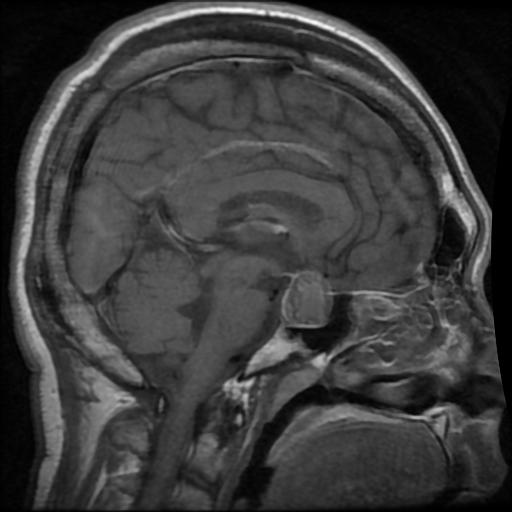
#> input picture data/mri_dataset/test_images/mri_001.jpg, 512 x 512 px
$ python -i roi_adaptive_embedding.py   (imports and definitions only)
#> lines starting #> are read from the running program, lines starting #| are printed output that depends on the picture; after the words box and inside, x2 and y2 are one past the last pixel; in counts of white or black regions, pixels touching at a corner belong together
#> further down, picture is the input picture: shape (512, 512, 3); min 0, max 255, mean 59.3
#!/usr/bin/env python3
"""
ROI-Adaptive Embedding Module for MRI Images

This module provides Region of Interest (ROI) adaptive embedding functionality:
1. Automatic segmentation of diagnostic regions in MRI
2. Safe area identification for steganographic embedding
3. Adaptive embedding that avoids critical diagnostic areas
4. Multiple segmentation methods (intensity-based, morphological, deep learning-like)
5. Quality assessment for diagnostic preservation
"""

import numpy as np
import cv2
from scipy import ndimage
from skimage import filters, morphology, measure, segmentation
from skimage.morphology import disk, ball, binary_erosion, binary_dilation
from skimage.feature import canny
import warnings


class ROIAdaptiveEmbedding:
    """ROI-Adaptive embedding for MRI images"""

    def __init__(self):
        self.segmentation_params = {
            'intensity_based': {
                'brain_threshold_percentile': 10,  # Threshold to separate brain from background
                'ventricle_threshold_percentile': 85,  # Threshold for ventricles (dark regions)
                'white_matter_threshold_percentile': 60,  # Threshold for white matter
                'lesion_detection_sensitivity': 0.8
            },
            'morphological': {
                'erosion_kernel_size': 3,
                'dilation_kernel_size': 5,
                'min_region_size': 100,
                'connectivity': 2
            },
            'edge_based': {
                'edge_threshold': 0.1,
                'min_contour_area': 50,
                'max_contour_area': 10000
            },
            'safety_margins': {
                'critical_region_buffer': 5,  # pixels to expand around critical regions
                'embedding_exclusion_ratio': 0.3,  # ratio of image to exclude from embedding
                'min_safe_distance': 3  # minimum distance from critical regions
            }
        }

        self.diagnostic_regions = {
            'brain_tissue': [],
            'ventricles': [],
            'white_matter': [],
            'gray_matter': [],
            'potential_lesions': [],
            'edges_boundaries': [],
            'background': []
        }

    def segment_mri_regions(self, image, segmentation_method='comprehensive'):
        """
        Segment MRI image into diagnostic and non-diagnostic regions

        Args:
            image: Input MRI image (2D numpy array)
            segmentation_method: Method to use ('intensity', 'morphological', 'edge', 'comprehensive')

        Returns:
            segmentation_result: Dictionary with segmented regions
            diagnostic_mask: Boolean mask of diagnostic regions to avoid
            safe_embedding_mask: Boolean mask of safe regions for embedding
        """
        segmentation_result = {}

        if segmentation_method == 'intensity' or segmentation_method == 'comprehensive':
            intensity_regions = self._segment_by_intensity(image)
            segmentation_result.update(intensity_regions)

        if segmentation_method == 'morphological' or segmentation_method == 'comprehensive':
            morphological_regions = self._segment_by_morphology(image)
            segmentation_result.update(morphological_regions)

        if segmentation_method == 'edge' or segmentation_method == 'comprehensive':
            edge_regions = self._segment_by_edges(image)
            segmentation_result.update(edge_regions)

        # Combine all diagnostic regions
        diagnostic_mask = self._combine_diagnostic_regions(segmentation_result)

        # Create safe embedding mask
        safe_embedding_mask = self._create_safe_embedding_mask(image, diagnostic_mask)

        # Store results
        self.diagnostic_regions = segmentation_result

        return segmentation_result, diagnostic_mask, safe_embedding_mask

    def _segment_by_intensity(self, image):
        """Segment regions based on intensity values"""
        params = self.segmentation_params['intensity_based']
        regions = {}

        # Calculate intensity thresholds
        brain_threshold = np.percentile(image, params['brain_threshold_percentile'])
#> brain_threshold = 6
        ventricle_threshold = np.percentile(image, params['ventricle_threshold_percentile'])
#> ventricle_threshold = 88
        white_matter_threshold = np.percentile(image, params['white_matter_threshold_percentile'])
#> white_matter_threshold = 69

        # Segment brain tissue (exclude background)
        brain_mask = image > brain_threshold
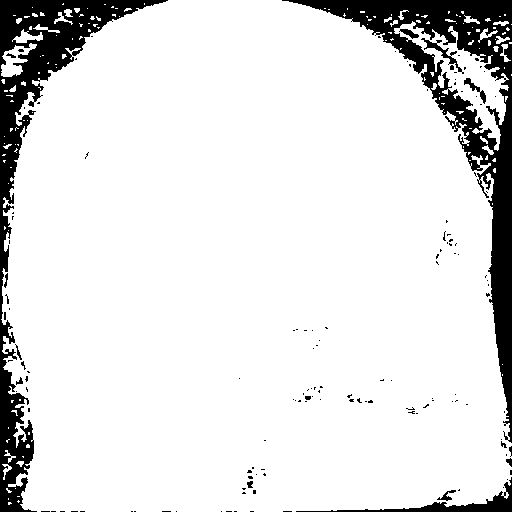
#> brain_mask: shape (512, 512, 3) bool; 88.3% white; 140 black regions (124 under 20 px), largest, box (x1, y1, x2, y2) and area: (282, 0, 512, 443) 15276, (0, 0, 168, 512) 12763, (296, 477, 512, 512) 1223
        regions['brain_tissue'] = brain_mask

        # Segment ventricles (dark regions within brain)
        ventricle_candidates = (image < ventricle_threshold) & brain_mask
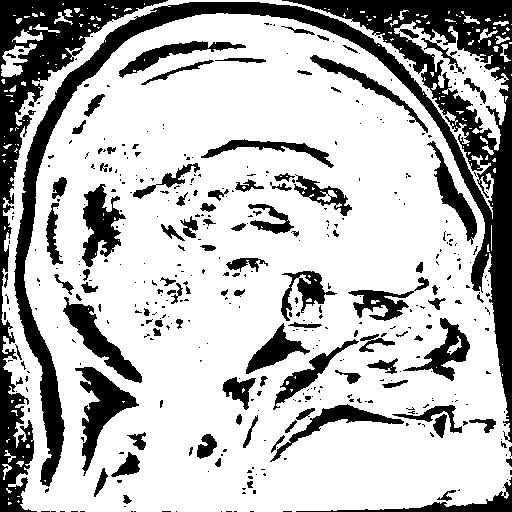
#> ventricle_candidates: shape (512, 512, 3) bool; 72.5% white; 441 black regions (336 under 20 px), largest, box (x1, y1, x2, y2) and area: (14, 0, 512, 487) 28585, (0, 0, 168, 512) 12763, (75, 367, 139, 476) 2331
        # Clean up small regions
        ventricle_mask = morphology.remove_small_objects(ventricle_candidates, min_size=50)
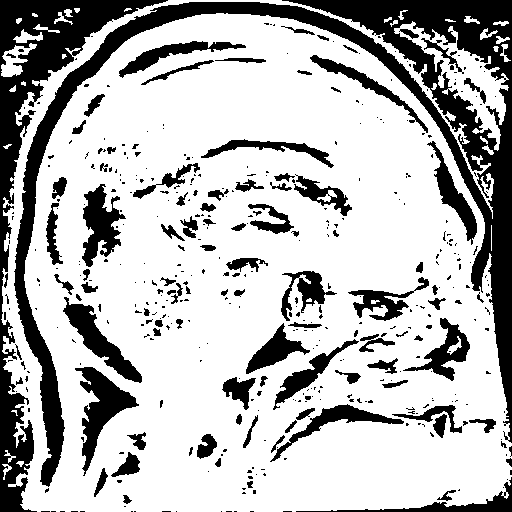
#> ventricle_mask: shape (512, 512, 3) bool; 72.1% white; 441 black regions (336 under 20 px), largest, box (x1, y1, x2, y2) and area: (14, 0, 512, 487) 29030, (0, 0, 168, 512) 13110, (75, 367, 139, 476) 2335
        regions['ventricles'] = ventricle_mask

        # Segment white matter (bright regions)
        white_matter_candidates = (image > white_matter_threshold) & brain_mask
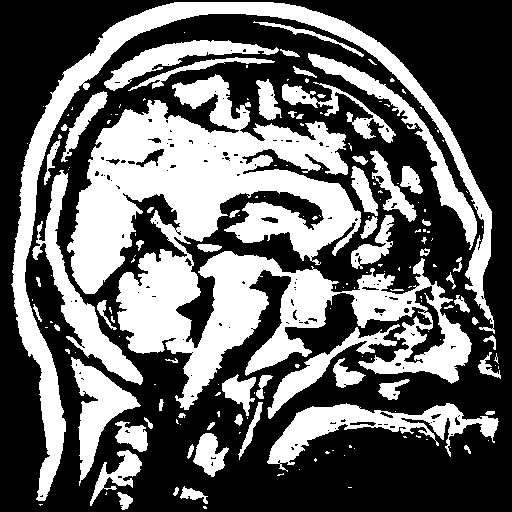
#> white_matter_candidates: shape (512, 512, 3) bool; 39.9% white; 179 white regions (114 under 20 px), largest, box (x1, y1, x2, y2) and area: (67, 74, 472, 410) 52505, (11, 2, 495, 501) 16461, (267, 403, 499, 472) 4927
        white_matter_mask = morphology.remove_small_objects(white_matter_candidates, min_size=100)
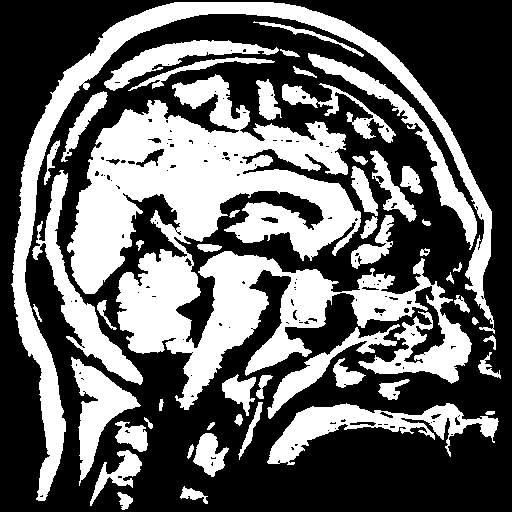
#> white_matter_mask: shape (512, 512, 3) bool; 39.4% white; 51 white regions, largest, box (x1, y1, x2, y2) and area: (67, 74, 472, 410) 52424, (11, 2, 495, 501) 16455, (267, 403, 499, 465) 4891
        regions['white_matter'] = white_matter_mask

        # Segment gray matter (medium intensity)
        gray_matter_mask = brain_mask & ~white_matter_mask & ~ventricle_mask
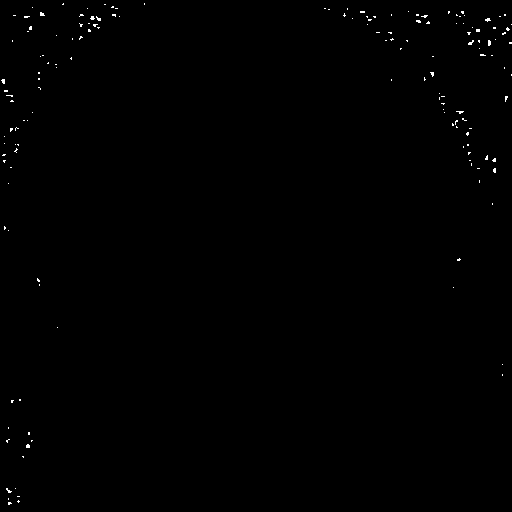
#> gray_matter_mask: shape (512, 512, 3) bool; 0.3% white in thin lines or dots
        regions['gray_matter'] = gray_matter_mask

        # Detect potential lesions (abnormal intensities)
        lesions_mask = self._detect_potential_lesions(image, brain_mask, params)
        regions['potential_lesions'] = lesions_mask

        # Background
        regions['background'] = ~brain_mask

        return regions

    # [81 lines left out: functions _segment_by_morphology, _segment_by_edges, not called in this run]

    def _detect_potential_lesions(self, image, brain_mask, params):
        """Detect potential lesions or abnormalities"""
        # Calculate local statistics within brain
        brain_pixels = image[brain_mask]
        mean_intensity = np.mean(brain_pixels)
#> mean_intensity = 66.67
        std_intensity = np.std(brain_pixels)
#> std_intensity = 32.79

        # Define abnormal intensity ranges
        abnormal_low = mean_intensity - 2 * std_intensity
#> abnormal_low = 1.08
        abnormal_high = mean_intensity + 2 * std_intensity
#> abnormal_high = 132.3

        # Find pixels with abnormal intensities
        lesion_candidates = brain_mask & (
            (image < abnormal_low) | (image > abnormal_high)
        )
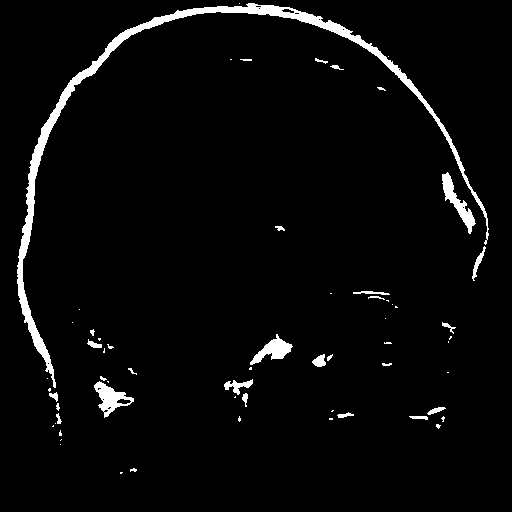
#> lesion_candidates: shape (512, 512, 3) bool; 3.5% white; 62 white regions (36 under 20 px), largest, box (x1, y1, x2, y2) and area: (17, 3, 489, 388) 5947, (442, 172, 476, 234) 611, (94, 381, 134, 418) 609

        # Remove small artifacts
        lesions_mask = morphology.remove_small_objects(lesion_candidates, min_size=20)

        # Additional filtering based on local contrast
        if np.sum(lesions_mask) > 0:
            # Calculate local contrast around lesion candidates
            kernel = disk(3)
#> (the run stopped early here; a loop or call above may not have finished)
